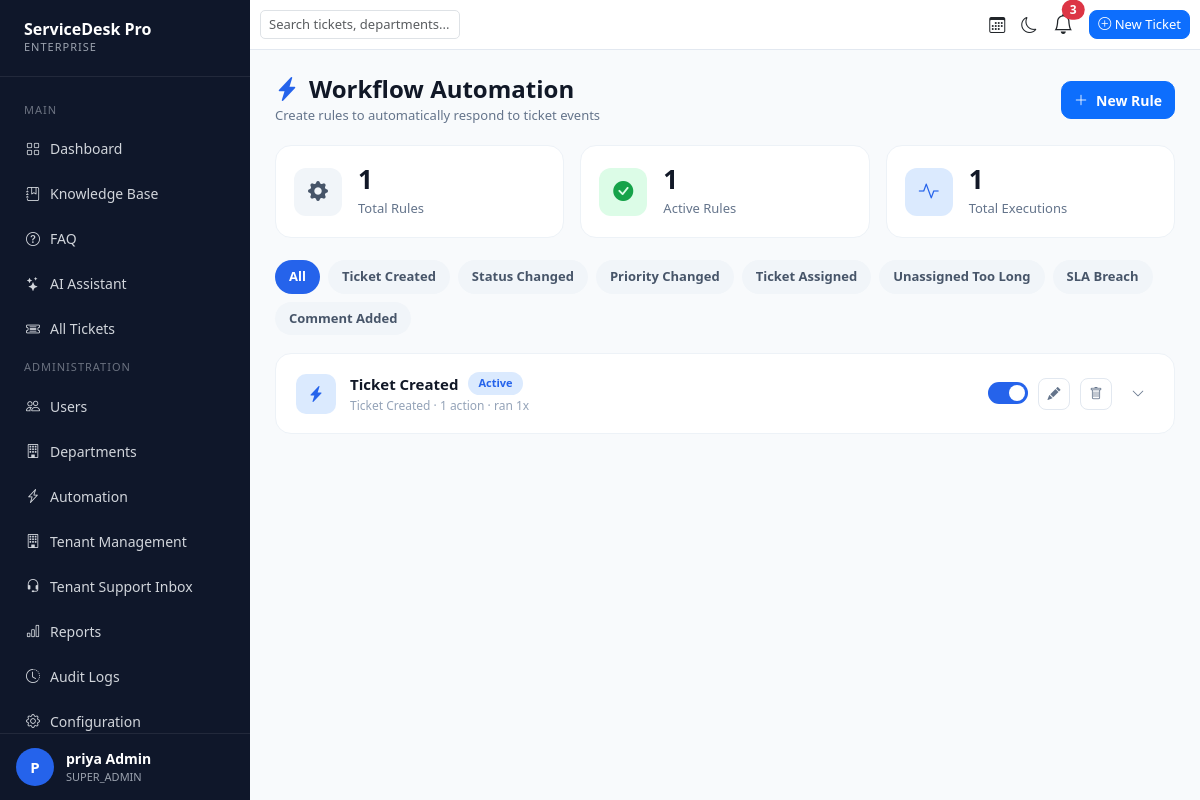
Screenshot of /automation/ (signed in) with the database file from the repository.
### accounts/models.py (models this page shows, shortened)
class User(AbstractUser):
    ROLE_CHOICES = (
        ('SUPER_ADMIN', 'Super Admin'),
        ('ADMIN', 'Admin'),
        ('AGENT', 'Agent'),
        ('EMPLOYEE', 'Employee'),
    )
    email = models.EmailField(unique=True)
    role = models.CharField(
        max_length=20,
        choices=ROLE_CHOICES,
        default='EMPLOYEE'
    )
    phone = models.CharField(
        max_length=15,
        blank=True,
        null=True
    )
    profile_image = models.ImageField(
        upload_to='profile_images/',
        blank=True,
        null=True
    )
    department = models.ForeignKey(
        'departments.Department',
        on_delete=models.SET_NULL,
        blank=True,
        null=True
    )
    tenant = models.ForeignKey(
        'tenants.Tenant',
        on_delete=models.SET_NULL,
        blank=True,
        null=True,
        related_name='users'
    )
    is_locked = models.BooleanField(
        default=False
    )
    failed_login_attempts = models.PositiveIntegerField(
        default=0
    )
    locked_at = models.DateTimeField(
        null=True,
        blank=True
    )
    USERNAME_FIELD = 'email'
    REQUIRED_FIELDS = ['username']

### automation/models.py (models this page shows, shortened)
class AutomationRule(models.Model):
    TRIGGER_CHOICES = (
        ('TICKET_CREATED', 'Ticket Created'),
        ('STATUS_CHANGED', 'Status Changed'),
        ('PRIORITY_CHANGED', 'Priority Changed'),
        ('TICKET_ASSIGNED', 'Ticket Assigned'),
        ('UNASSIGNED_TOO_LONG', 'Unassigned Too Long'),
        ('SLA_BREACH', 'SLA Breach'),
        ('COMMENT_ADDED', 'Comment Added'),
    )
    TRIGGER_DESCRIPTIONS = {
        'TICKET_CREATED': 'When a new ticket is submitted',
        'STATUS_CHANGED': "When a ticket's status is updated",
        'PRIORITY_CHANGED': "When a ticket's priority changes",
        'TICKET_ASSIGNED': 'When a ticket is assigned to an agent',
        'UNASSIGNED_TOO_LONG': 'When a ticket stays unassigned for hours',
        'SLA_BREACH': "When a ticket's SLA deadline is breached",
        'COMMENT_ADDED': 'When someone comments on a ticket',
    }
    name = models.CharField(max_length=150)
    description = models.TextField(blank=True)
    trigger = models.CharField(
        max_length=30,
        choices=TRIGGER_CHOICES
    )
    is_active = models.BooleanField(default=True)
    execution_count = models.PositiveIntegerField(default=0)
    created_by = models.ForeignKey(
        settings.AUTH_USER_MODEL,
        on_delete=models.SET_NULL,
        null=True,
        blank=True
    )
    created_at = models.DateTimeField(auto_now_add=True)
    updated_at = models.DateTimeField(auto_now=True)
    class Meta:
        ordering = ['-created_at']

### automation/views.py (the view)
# urls.py: path("", automation_list, name="automation_list"),
@login_required
def automation_list(request):
    if request.user.role not in ['ADMIN', 'SUPER_ADMIN']:
        return redirect('dashboard')
    rules = AutomationRule.objects.all().prefetch_related(
        'conditions', 'actions'
    ).order_by('-created_at')
    selected_trigger = request.GET.get('trigger')
    if selected_trigger:
        rules = rules.filter(trigger=selected_trigger)
    total_rules = AutomationRule.objects.count()
    active_rules = AutomationRule.objects.filter(
        is_active=True
    ).count()
    total_executions = AutomationRule.objects.aggregate(
        total=Sum('execution_count')
    )['total'] or 0
    rules_json = {}
    for rule in rules:
        rules_json[rule.id] = {
            "id": rule.id,
            "name": rule.name,
            "description": rule.description,
            "trigger": rule.trigger,
            "is_active": rule.is_active,
            "conditions": [
                {
                    "field": c.field,
                    "operator": c.operator,
                    "value": c.value
                }
                for c in rule.conditions.all()
            ],
            "actions": [
                {
                    "action_type": a.action_type,
                    "value": a.value
                }
                for a in rule.actions.all()
            ],
        }
    context = {
        "rules": rules,
        "total_rules": total_rules,
        "active_rules": active_rules,
        "total_executions": total_executions,
        "trigger_choices": AutomationRule.TRIGGER_CHOICES,
        "trigger_descriptions": AutomationRule.TRIGGER_DESCRIPTIONS,
        "selected_trigger": selected_trigger,
        "field_choices": RuleCondition.FIELD_CHOICES,
        "operator_choices": RuleCondition.OPERATOR_CHOICES,
        "action_choices": RuleAction.ACTION_CHOICES,
        "rules_json": rules_json,
    }
    return render(
        request,
        "automation_list.html",
        context
    )

### automation/templatetags/automation_extras.py (called while the page is built)
@register.filter
def get_item(dictionary, key):
    if not dictionary:
        return ""
    return dictionary.get(key, "")

### tickets/context_processors.py (called while the page is built)
def notification_context(request):
    if request.user.is_authenticated:
        notifications = Notification.objects.filter(
            user=request.user
        )[:5]
        unread_count = Notification.objects.filter(
            user=request.user,
            is_read=False
        ).count()
        return {
            "notifications": notifications,
            "unread_notifications": unread_count
        }
    return {}

### templates/automation_list.html (shortened to what this page needs)
{% extends 'base.html' %}
{% load static %}
{% load automation_extras %}
{% block content %}
<div class="automation-page">
    <div class="page-header">
        <div>
            <h2 class="page-title">
                <i class="bi bi-lightning-charge-fill"></i>
                Workflow Automation
            </h2>
            <p class="page-subtitle">Create rules to automatically respond to ticket events</p>
        </div>
        <div>
            <button type="button" class="btn btn-primary new-rule-btn"
                    onclick="openAddModal()">
                <i class="bi bi-plus-lg me-2"></i>
                New Rule
            </button>
        </div>
    </div>
    <div class="row g-3">
        <div class="col-md-4">
            <div class="summary-card">
                <div class="summary-icon"><i class="bi bi-gear-fill"></i></div>
                <div>
                    <h3>{{ total_rules }}</h3>
                    <span>Total Rules</span>
                </div>
            </div>
        </div>
        <div class="col-md-4">
            <div class="summary-card green">
                <div class="summary-icon"><i class="bi bi-check-circle-fill"></i></div>
                <div>
                    <h3>{{ active_rules }}</h3>
                    <span>Active Rules</span>
                </div>
            </div>
        </div>
        <div class="col-md-4">
            <div class="summary-card blue">
                <div class="summary-icon"><i class="bi bi-activity"></i></div>
                <div>
                    <h3>{{ total_executions }}</h3>
                    <span>Total Executions</span>
                </div>
            </div>
        </div>
    </div>
    <div class="filter-pills">
        <a href="{% url 'automation_list' %}" class="pill {% if not selected_trigger %}active{% endif %}">All</a>
        {% for value, label in trigger_choices %}
            <a href="?trigger={{ value }}" class="pill {% if selected_trigger == value %}active{% endif %}">{{ label }}</a>
        {% endfor %}
    </div>
    {% for rule in rules %}
        <div class="rule-card">
            <div class="rule-card-header">
                <div class="rule-icon-name">
                    <div class="rule-icon"><i class="bi bi-lightning-charge-fill"></i></div>
                    <div>
                        <div class="rule-name-row">
                            <h5 class="rule-name">{{ rule.name }}</h5>
                            {% if rule.is_active %}
                                <span class="rule-badge active">Active</span>
                            {% else %}
                                <span class="rule-badge inactive">Inactive</span>
                            {% endif %}
                        </div>
                        <div class="rule-meta">
                            {{ rule.get_trigger_display }}
                            &middot; {{ rule.actions.count }} action{{ rule.actions.count|pluralize }}
                            {% if rule.execution_count %}
                                &middot; ran {{ rule.execution_count }}x
                            {% endif %}
                        </div>
                    </div>
                </div>
                <div class="rule-controls">
                    <form method="post" action="{% url 'toggle_automation_rule' rule.id %}">
                        <label class="rule-toggle">
                            <span class="toggle-slider"></span>
                        </label>
                    </form>
                    <button type="button" class="rule-icon-btn" title="Edit"
                            onclick="openEditModal({{ rule.id }})">
                        <i class="bi bi-pencil-fill"></i>
                    </button>
                    <form method="post" action="{% url 'delete_automation_rule' rule.id %}"
                          onsubmit="return confirm('Delete this automation rule?');">
                        <button type="submit" class="rule-icon-btn" title="Delete">
                            <i class="bi bi-trash"></i>
                        </button>
                    </form>
                    <button type="button" class="rule-icon-btn chevron-btn" title="Details"
                            onclick="toggleRuleDetails({{ rule.id }})">
                        <i class="bi bi-chevron-down" id="ruleChevron{{ rule.id }}"></i>
                    </button>
                </div>
            </div>
        </div>
    {% empty %}
        <div class="empty-state">
            <i class="bi bi-lightning-charge"></i>
            <h5>No Automation Rules Found</h5>
            <p>Click "New Rule" to create your first workflow automation.</p>
        </div>
    {% endfor %}
</div>
{% endblock %}

### templates/base.html (shortened to what this page needs)
<!DOCTYPE html>
<html lang="en">
<head>
    <link href="https://cdn.jsdelivr.net/npm/bootstrap@5.3.3/dist/css/bootstrap.min.css" rel="stylesheet">
    <link rel="stylesheet" href="https://cdn.jsdelivr.net/npm/bootstrap-icons@1.11.3/font/bootstrap-icons.min.css">
</head>
<body>
<div class="sidebar">
    <div class="logo">
        <h3>ServiceDesk Pro</h3>
        <p>ENTERPRISE</p>
    </div>
    <div class="menu">
        <div class="menu-title">Main</div>
        <a href="{% url 'dashboard' %}">
            <i class="bi bi-grid"></i> Dashboard
        </a>
        <a href="{% url 'knowledge_base_list' %}">
            <i class="bi bi-journal-bookmark"></i> Knowledge Base
        </a>
        <a href="{% url 'faq_list' %}">
            <i class="bi bi-question-circle"></i> FAQ
        </a>
        <a href="{% url 'ai_assistant' %}">
            <i class="bi bi-stars"></i> AI Assistant
        </a>
        {% if request.user.role == 'ADMIN' or request.user.role == 'SUPER_ADMIN' %}
        <a href="{% url 'all_tickets' %}">
            <i class="bi bi-ticket-detailed"></i> All Tickets
        </a>
        <div class="menu-title">Administration</div>
        <a href="{% url 'users_list' %}">
            <i class="bi bi-people"></i> Users
        </a>
        <a href="{% url 'department_list' %}">
            <i class="bi bi-building"></i> Departments
        </a>
        <a href="{% url 'automation_list' %}">
            <i class="bi bi-lightning-charge"></i> Automation
        </a>
        {% if request.user.role == 'SUPER_ADMIN' %}
        <a href="{% url 'tenant_list' %}">
            <i class="bi bi-building"></i> Tenant Management
        </a>
        <a href="{% url 'support_inbox' %}">
            <i class="bi bi-headset"></i> Tenant Support Inbox
        </a>
        {% endif %}
        <a href="{% url 'reports' %}">
            <i class="bi bi-bar-chart"></i> Reports
        </a>
        <a href="{% url 'audit_logs' %}">
            <i class="bi bi-clock-history"></i> Audit Logs
        </a>
        <a href="{% url 'config_home' %}">
            <i class="bi bi-gear"></i> Configuration
        </a>
        {% endif %}
    </div>
   <div class="sidebar-footer">
        <div class="avatar">
            {{ request.user.first_name|first|default:"U"|upper }}
        </div>
        <div class="user-box">
            <strong>
                {{ request.user.first_name }} {{ request.user.last_name }}
            </strong>
            <span>
                {{ request.user.role }}
            </span>
        </div>
    </div>
</div>
<div class="content">
    <div class="navbar-custom">
        <div class="d-flex justify-content-between align-items-center h-100 w-100">
            <div class="search-box">
                <input type="text" id="openSearch" class="form-control"
                       placeholder="Search tickets, departments..." readonly>
            </div>
            <div class="d-flex align-items-center">
                <i class="bi bi-calendar3 me-3"></i>
                <i id="themeToggle"
                   class="bi bi-moon me-3"
                   style="cursor:pointer;"></i>
                <div class="dropdown me-3">
                    <button class="btn p-0 border-0 bg-transparent position-relative" type="button"
                        data-bs-toggle="dropdown" aria-expanded="false">
                        <i class="bi bi-bell fs-5"></i>
                        {% if unread_notifications > 0 %}
                        <span class="position-absolute top-0 start-100 translate-middle badge rounded-pill bg-danger">
                            {{ unread_notifications }}
                        </span>
                        {% endif %}
                    </button>
                </div>
                <a href="{% url 'create_ticket' %}"
                   class="btn btn-primary new-ticket-btn">
                    <i class="bi bi-plus-circle"></i> New Ticket
                </a>
            </div>
        </div>
    </div>
    <div class="page-content">
        {% block content %}
        {% endblock %}
    </div>
</div>

### templates/base.html (style rules this page uses)
body { margin:0; background:#f8fafc; font-family:Segoe UI,sans-serif; }
.sidebar { width:250px; height:100vh; position:fixed; left:0; top:0; background:#0f172a; color:white; display:flex; flex-direction:column; overflow:hidden; }
.logo { padding:20px 24px; border-bottom:1px solid rgba(255,255,255,.08); }
.logo h3 { margin:0; font-size:16px; font-weight:700; color:white; }
.logo p { margin:0; font-size:11px; color:#9ca3af; letter-spacing:1px; }
.menu { padding:15px 12px; flex:1 1 auto; overflow-y:auto; overflow-x:hidden; }
.menu-title { font-size:11px; color:#6b7280; text-transform:uppercase; letter-spacing:1px; margin:10px 12px; }
.menu a { display:flex; align-items:center; gap:10px; padding:10px 14px; margin-bottom:4px; font-size:14px; font-weight:500; color:#d1d5db; text-decoration:none; border-radius:10px; transition:.2s; }
.user-box { display:flex; flex-direction:column; gap:0; }
.user-box strong { color:#ffffff; font-size:14px; font-weight:600; }
.user-box span { color:#9ca3af; font-size:11px; text-transform:uppercase; }
.sidebar-footer { flex-shrink:0; padding:14px 16px; border-top:1px solid rgba(255,255,255,.08); display:flex; align-items:center; gap:12px; }
.avatar { width:38px; height:38px; border-radius:50%; background:#2563eb; color:white; display:flex; align-items:center; justify-content:center; font-size:15px; font-weight:600; }
.content { margin-left:250px; }
.navbar-custom { background:white; height:50px; border-bottom:1px solid #e2e8f0; padding:0 10px; }
.page-content { padding:25px; }
.search-box { width:200px; min-width:200px; flex-shrink:0; }
.search-box input { width:100%; border-radius:5px; font-size:13px; padding:4px 8px; }
.new-ticket-btn { border-radius:08px; font-size: 13px; padding: 4px 08px; }

### rows the page displays
User: user.first_name|first "P", user.first_name "priya Admin", user.role "SUPER_ADMIN"
AutomationRule: name "Ticket Created", is_active "Active", trigger "Ticket Created", actions.count "1", execution_count "1"

### other values shown
{{ unread_notifications }} "3"
{{ total_rules }} "1"
{{ active_rules }} "1"
{{ total_executions }} "1"
{{ label }} "Ticket Created" "Status Changed" "Priority Changed" "Ticket Assigned" "Unassigned Too Long" "SLA Breach" "Comment Added"
